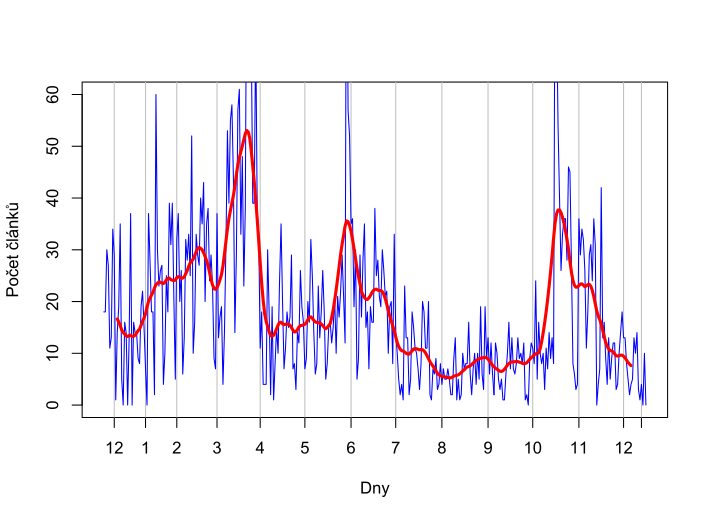

Generate this figure with R:
Sys.setlocale(category = "LC_ALL", locale = "en_US.UTF-8")


posun = 20
vahy=c(1:(posun/2), (posun/2):1)
celadelka<-scan("/Users/karelbilek/Desktop/Rploty/R_dny_tfidf", what="char");
what_paint=c(1:length(celadelka));
prettify=function(zz) {rollapply(zoo(zz), width=posun, FUN=function(z) weighted.mean(z, vahy), na.pad = TRUE);}



min=0;
max = 60;


plot(c(what_paint), c(0,rep(max, length(what_paint)-1)), type="n", xlab="Dny", ylab="Počet článků" , xaxt="n");


kresli <- function(jmeno, barva) {
	filename = paste("/Users/karelbilek/Desktop/Rploty/R_tfidf_sums_", jmeno, sep="");
	cely<-scan(filename)
	lines(c(what_paint),cely[c(what_paint)],type="l", col=barva);
}


texty=c();
barvy=c();

kreslis2 <- function(jmeno, barva) {
	filename = paste("/Users/karelbilek/Desktop/Rploty/R_tfidf_sums_", jmeno, sep="");
	cely<-scan(filename)
	cely_sma<-prettify(cely)
	
	lines(c(what_paint),cely_sma[c(what_paint)],type="l", col=barva, lwd=3);
	
	texty<<-c(texty, jmeno);
	barvy<<-c(barvy, barva);
}

kde<-scan("/Users/karelbilek/Desktop/Rploty/R_dnywhere_tfidf");
mesice<-scan("/Users/karelbilek/Desktop/Rploty/R_mesice_tfidf", what="char");
axis(1, at=kde, labels=mesice);
abline(v=kde, untf = FALSE, col="gray")

kresli("politika", "blue")

kreslis2("politika", "red")
